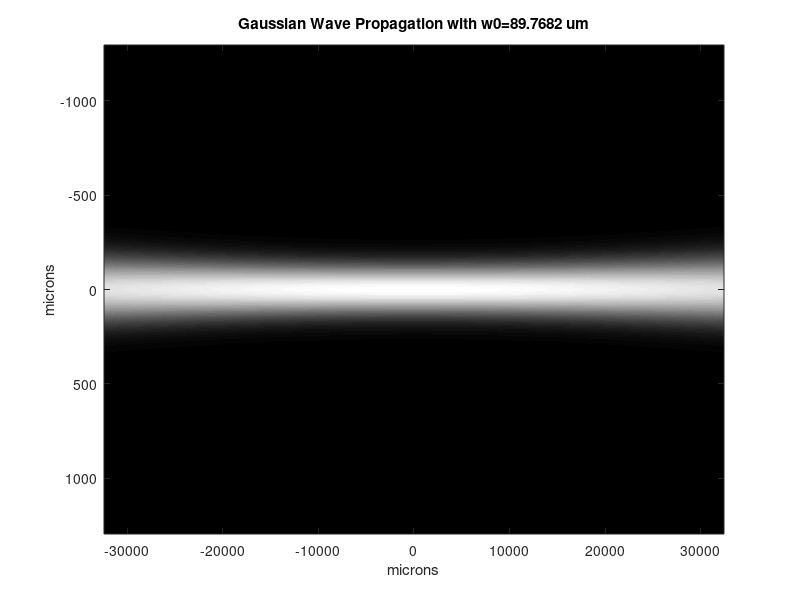
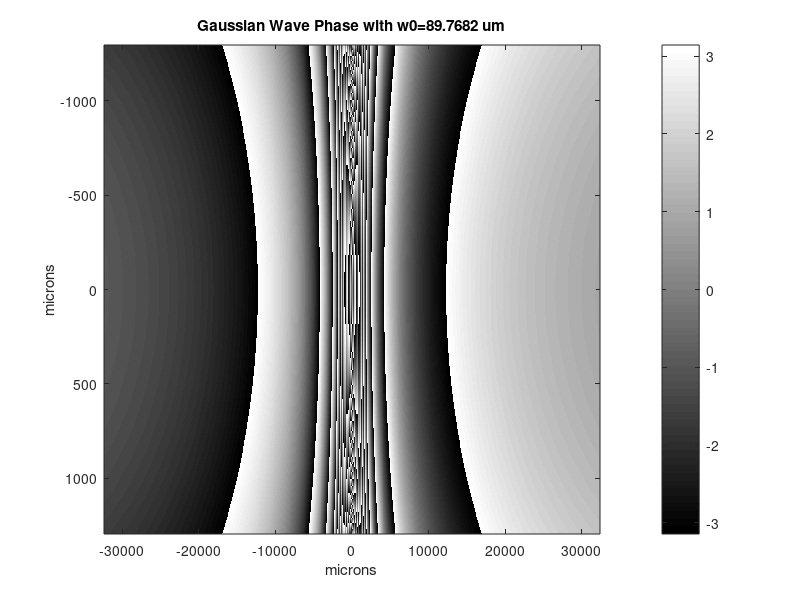

Write the MATLAB code that produced these figures, in order.
close all;
clc;

lambda = 632.9e-9;
k = 2*pi/lambda;
c = 3e8;
f = c / lambda;
T = 1 / f;

dx = lambda * 2;
dz = lambda * 100;

Mx = 2048;
Mz = 1024;

z = ((0 : 1 : Mz-1) - (Mz-1)/2)*dz;
x = ((0 : 1 : Mx-1) - (Mx-1)/2)*dx;

xp = 0;
zp = 0;

[Z, X] = meshgrid(z, x);

z0=40e-3;
w0=sqrt(lambda*z0/pi);
W_z = w0 * sqrt(1 + (Z ./ z0).^2);
R_z = Z .* (1 + (z0 ./ Z).^2);
sigma_z = 1 ./ tan(Z ./ z0);

term1 = (w0 ./ W_z);
term2 = exp(-((X - xp).^2) ./ (W_z.^2));
term3 = exp(1j*k*Z + 1j*(k.*((X - xp).^2)) ./ 2.*R_z + 1j*sigma_z);

U = term1 .* term2 .* term3;

I=abs(U.^2);
I=I/max(max(I));
I=I.^(0.25);
I=uint8(I*255);

imagesc(z*1e6, x*1e6, I)
colormap(gray)
title(sprintf("Gaussian Wave Propagation with w0=%d um", w0*1e6));
xlabel("microns")
ylabel("microns")

figure
imagesc(z*1e6, x*1e6, angle(U))
colormap(gray)
colorbar
title(sprintf("Gaussian Wave Phase with w0=%d um", w0*1e6));
xlabel("microns")
ylabel("microns")